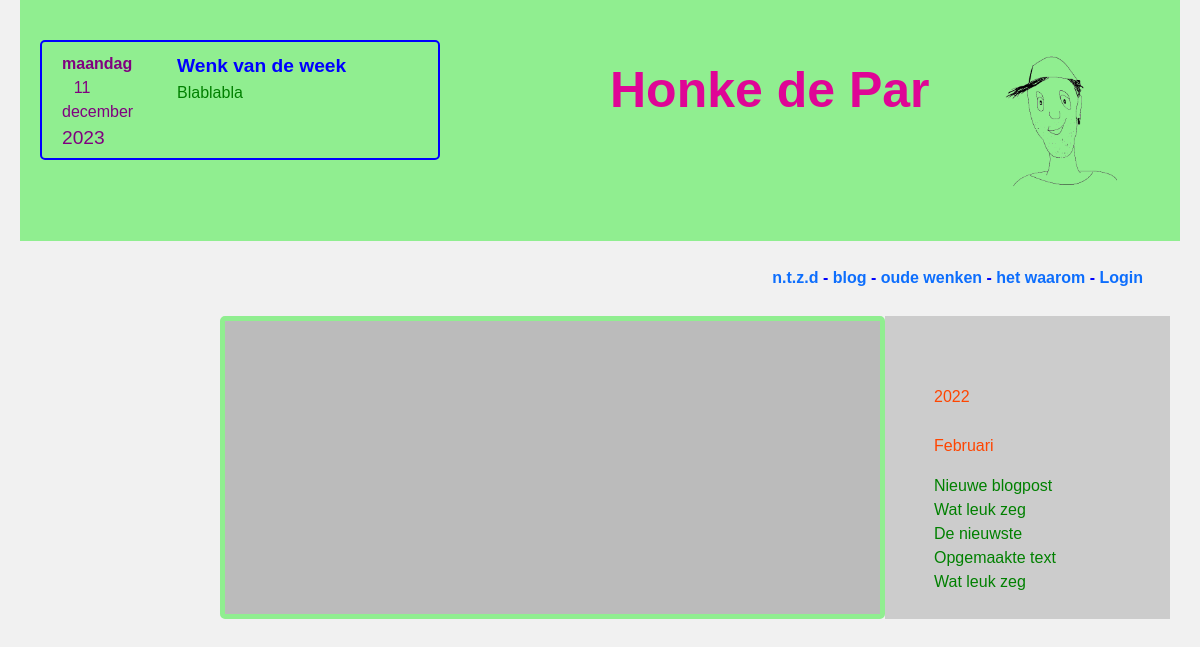
/HonkdeParOnline1.00/oldpost.php, run on the app's committed database.
### tables this page shows
CREATE TABLE `wenken` (
  `id` int(255) NOT NULL,
  `wenk` varchar(255) NOT NULL,
  `date` date NOT NULL
);

CREATE TABLE `blogposts` (
  `id` int(11) NOT NULL,
  `title` varchar(100) NOT NULL,
  `content` varchar(5000) NOT NULL,
  `day` varchar(10) NOT NULL,
  `year` year(4) NOT NULL,
  `month` varchar(50) NOT NULL
);

### HonkdeParOnline1.00/includes/utilities.php (called while the page is built, shortened)
<?php
function monthInDutch($m){
    switch($m){
        case "1":
            $month = "Januari";
        break;
        case "2":
            $month = "Februari";
        break;
        case "3":
            $month = "Maart";
        break;
        case "4":
            $month = "April";
        break;
        case "5":
            $month = "Mei";
        break;
        case "6":
            $month = "Juni";
        break;
        case "7":
            $month = "Juli";
        break;
        case "8":
            $month = "Augustus";
        break;
        case "9":
            $month = "September";
        break;
        case "10":
            $month = "Oktober";
        break;
        case "11":
            $month = "November";
        break;
        case "12":
            $month = "December";
        break;
    }
    return $month;
}
?>

### HonkdeParOnline1.00/includes/history.php (the view)
<?php
$queryY = "SELECT * FROM blogposts ORDER BY year DESC LIMIT 1";
$statement = $db->prepare($queryY);
$statement->execute(array());
$row = $statement->fetch();
$year = "";
if($row!=""){
    $year = $row["year"];
}
?>
<div class="container">
    <br>
    <div>
        <table>
            <tbody>
                <?php
                    for($y = $year; $y >= 2022; $y--){
                        echo "<p style='color: orangered; margin:0;padding-top:20px;'>$y</p>";
                        for($m = 1; $m <= 12; $m++){
                            $t = 1;
                            $month = monthInDutch($m);
                            $query2 = "SELECT * FROM blogposts WHERE month = '$month' and year = '$y' ORDER BY id DESC";
                            foreach($db->query($query2) as $row) {
                                $title = $row['title'];
                                $id = $row['id'];
                                if($t == 1 && $month==$row['month']){
                                    echo "<p style='color: orangered; padding-top:25px;'>$month</p>";
                                    $t = 0;
                                }
                                echo "<a href='oldpost.php?id=$id' style='color: green;'>$title</a><br>";
                            }
                        }
                    }
                ?>
            </tbody>
        </table>
    </div>
</div>

### HonkdeParOnline1.00/includes/header.php
<?php
    $query = "SELECT * FROM wenken ORDER BY id DESC LIMIT 1";
    $statement = $db->prepare($query);
    $statement->execute(array());
    $row = $statement->fetch();
    $wenk = "";
    if($row!=""){
        $wenk = $row["wenk"];
    }
?>
<header>
        <div class="container">
        <div class="row ">
            <?php
            echo "
                <div id='Lcol' class='column col-lg-6' >
                    <div id='left'>
                    <p id='date'><span id='day' style='font-weight:bold'>Maandag</span> <span id='monthday'>28</span> <span id='month'>november</span> <span id='year' style='font-size: larger;'>2021</span></p>
                    <p id='quote'>Wenk van de week</p>
                    <br>
                    <p id='wenk' style='width: 245px;'> $wenk
                    </p>
                </div>";
            ?>
            </div>
                <div id="Mcol" class="column col-lg-4" >
                    <h1 id="title">Honke de Par</h1>
                </div>
            <div id="Rcol" class="column col" >
                <img src="files/Honke.png" alt="" style="width:145px;">
            </div>
          </div>
        </div>
    </header>

### HonkdeParOnline1.00/styles/style.css (style rules this page uses)
body { font-family: Arial; padding: 0px 20px 20px 20px; background: #f1f1f1; }
header { background-color: lightgreen; padding: 30px 10px; }
* { box-sizing: border-box; }
.column { float: left; padding: 10px; }
#Mcol { padding-top: 30px; }
.row:after { content: ""; display: table; clear: both; }
#left { border: 2px solid blue; border-radius: 5px; width: 400px; height: 120px; padding: 10px; float: none; }
#date { float: left; width: 50px; color: purple; text-align: center; padding-left: 10px; margin-right: 75px; }
#quote { float: left; color: blue; font-weight: bold; font-size: larger; padding-top: 0px; padding-bottom: 0%; margin-bottom: 0px; }
#wenk { float: left; color: green; }
#title { color: rgb(223, 5, 150); font-weight: bold; font-size: 50px; }
a { text-decoration: none; }

### data on the page
wenken: wenk "Blablabla"
blogposts: title "Wat leuk zeg"
blogposts: month "Februari", title "Nieuwe blogpost"
blogposts: title "Wat leuk zeg"
blogposts: title "De nieuwste"
blogposts: title "Opgemaakte text"
